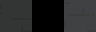

This is a level from a 2D game, rendered from its Tiled map with the project's own tilesets. A one-line summary and the complete map file follow:
An orthogonal 3x1 tile map with 32x32 px tiles, 1 tile layer (regions), 5 hidden layers not drawn.

<map version="1.2" tiledversion="2019.03.13" orientation="orthogonal" renderorder="right-down" width="3" height="1" tilewidth="32" tileheight="32" infinite="0" nextlayerid="75" nextobjectid="1">
 <tileset firstgid="1" source="../tileset.tsx" />
 <layer id="54" name="regions" width="3" height="1">
  <data encoding="csv">
71,0,72
</data>
 </layer>
 <layer id="55" name="input_path" width="3" height="1" visible="0">
  <data encoding="csv">
78,0,78
</data>
 </layer>
 <layer id="72" name="input_checkers" width="3" height="1" visible="0">
  <data encoding="csv">
0,0,69
</data>
 </layer>
 <layer id="73" name="inputnot_checkers" width="3" height="1" visible="0">
  <data encoding="csv">
69,0,0
</data>
 </layer>
 <layer id="56" name="output_ground" width="3" height="1" visible="0">
  <data encoding="csv">
71,0,72
</data>
 </layer>
 <layer id="74" name="output_types" width="3" height="1" visible="0">
  <data encoding="csv">
78,0,78
</data>
 </layer>
</map>
